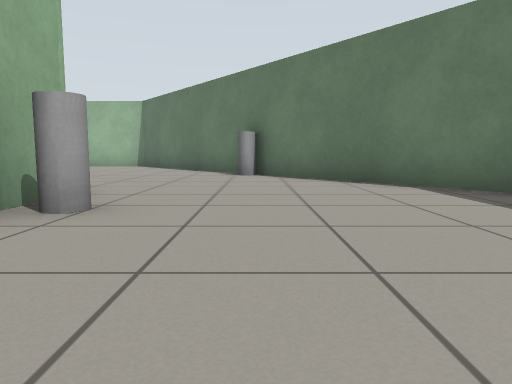
View 1 (above)

24 first-person views from a walk through a world built for the Gazebo simulator. The camera is 0.5 m above the floor, tilts 6° down and sees 70° across. The floor is counted in squares, 1 m on a side. Each view is taken from the middle of a square. On the plan, view 1 faces up. The plan holds only what a view shows up to about 9 squares ahead; the rest is blank.

View 2
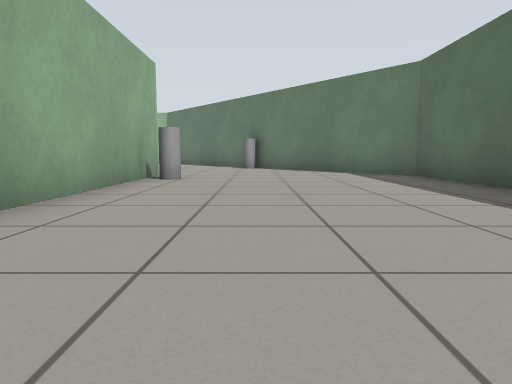

View 3
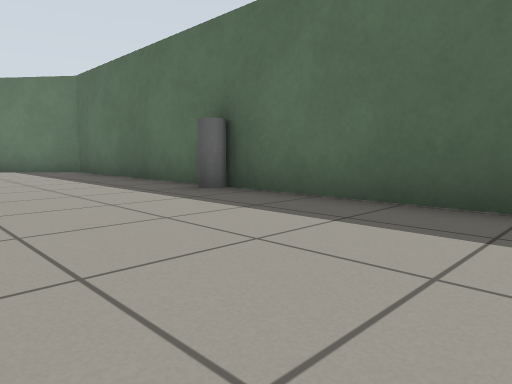

View 4
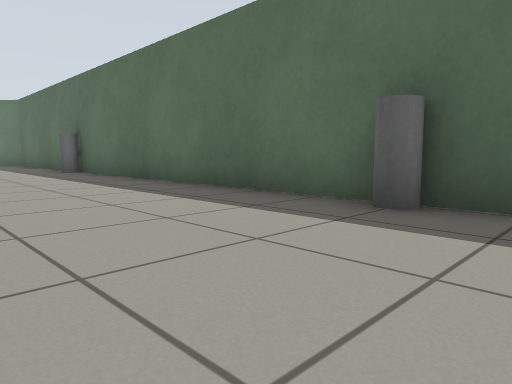

View 5
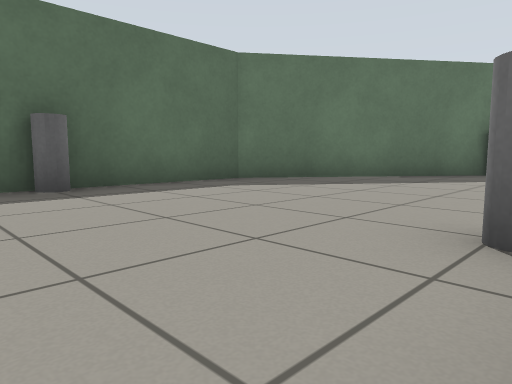

View 6
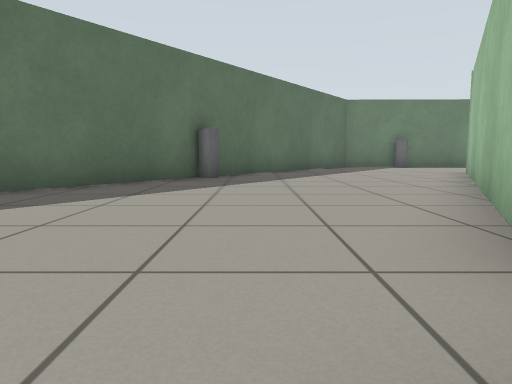

View 7
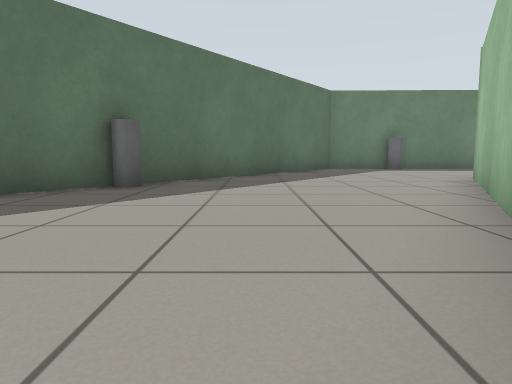

View 8
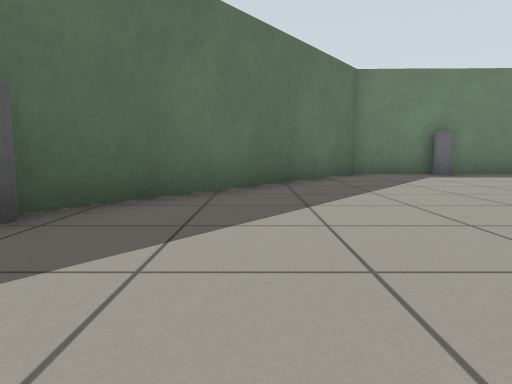

View 9
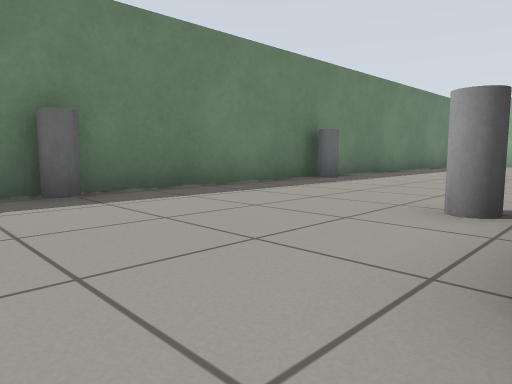

View 10
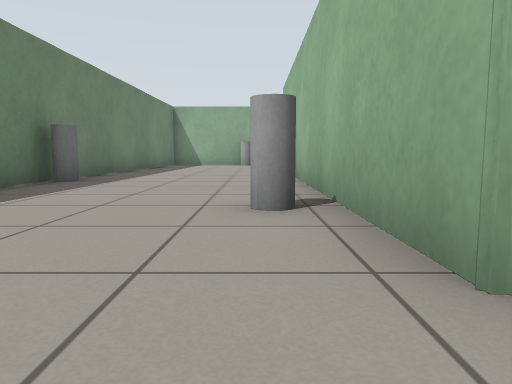

View 11
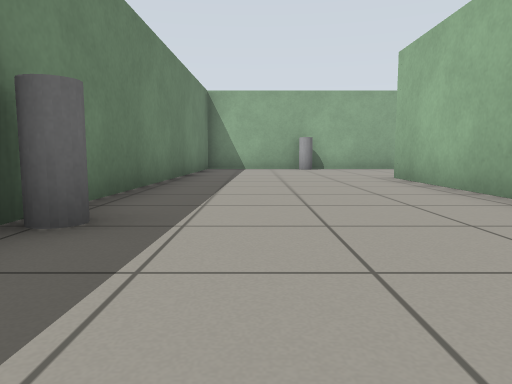

View 12
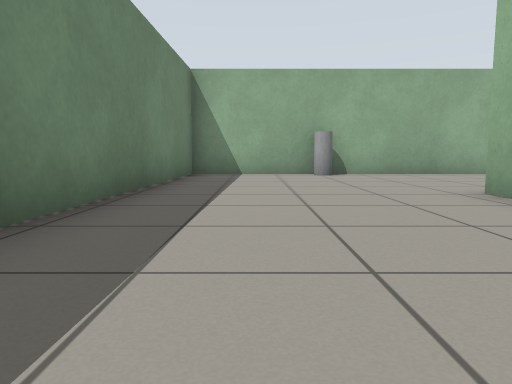

View 13
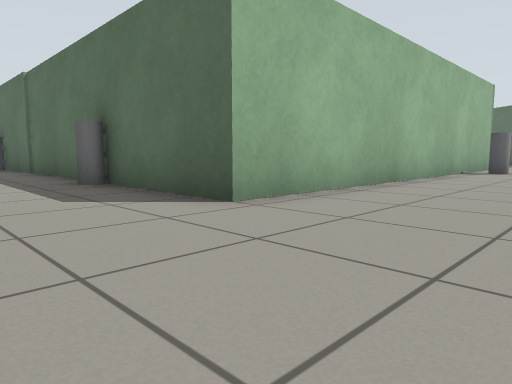

View 14
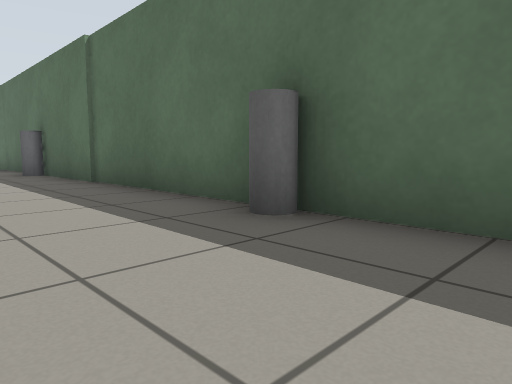

View 15
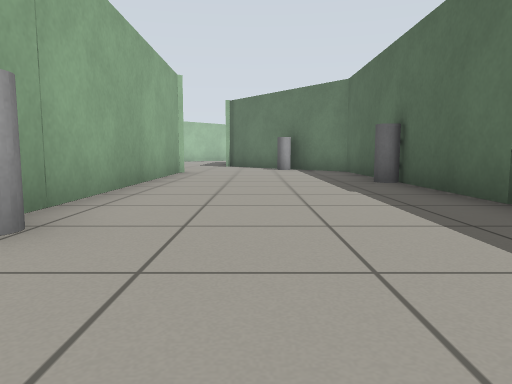

View 16
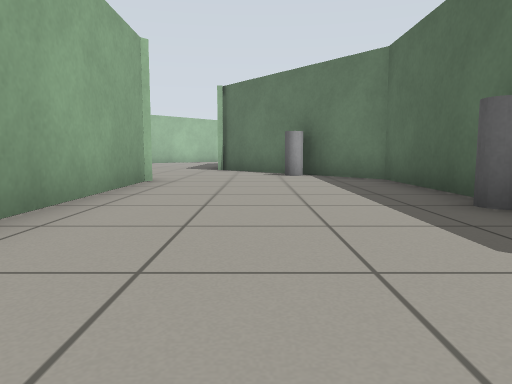

View 17
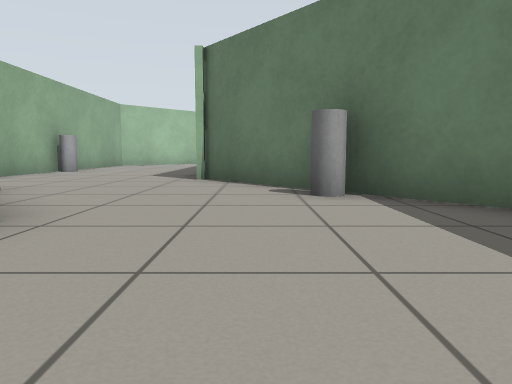

View 18
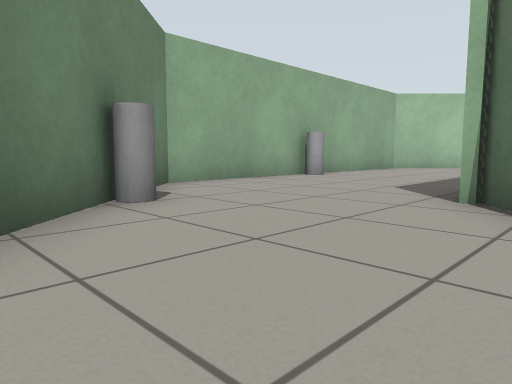

View 19
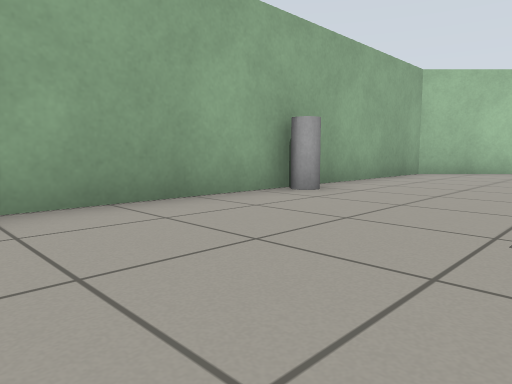

View 20
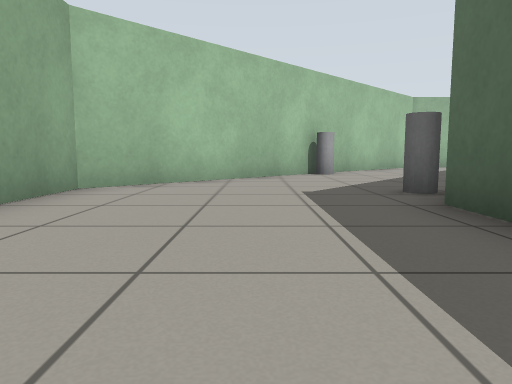

View 21
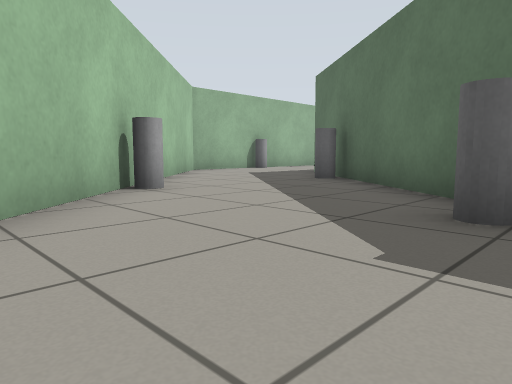

View 22
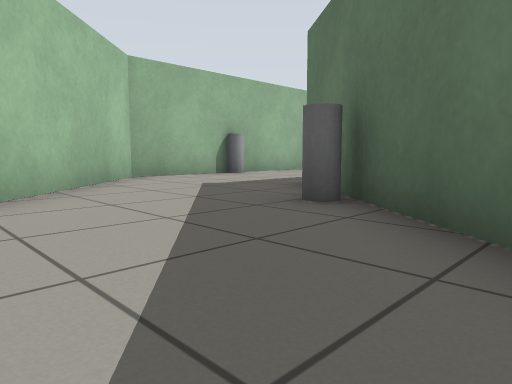

View 23
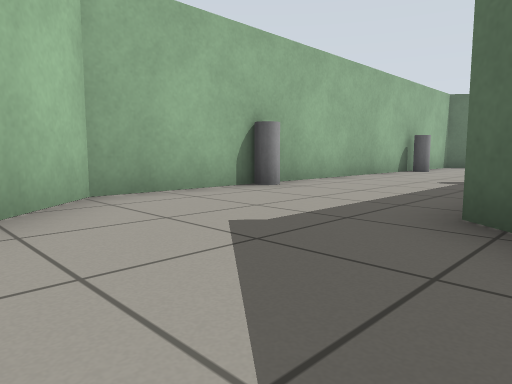

View 24
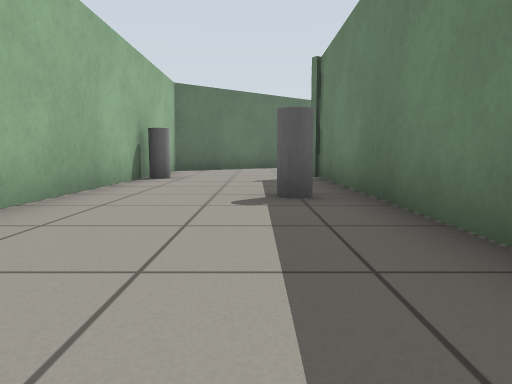

### Floor plan
Points are (right, up) in squares from view 1. A wall is a line through its corners. A room is listed if a view was taken in it or the views show most of it. See-through windows are left out.
Room 1 (views 1, 2, 3, 4, 5, 6, 7, 8, 9, 10, 11, 12, 13, 14, 15, 16, 17, 18, 19, 20, 21, 22, 23, 24)
walls: (-2.8, -13.5) (-6.3, -20.2) (-16.5, -20.2) (-16.4, -6.1) (-20, -1.8); (-2.2, 4.5) (-2.2, -0.9); (-21, -6.3) (-20.9, -13.2); (-13.1, 10.6) (-7.1, 10.6); (-20.1, 3.5) (-20.1, 4.6); (-19.1, 5.7) (-14.9, 10.9); (-5.9, 14.3) (-16.4, 14.3) (-24.5, 6.2) (-24.5, -2.6) (-21.6, -5.6); (-20.9, -17.3) (-20.8, -20.6); (-20.8, -21.4) (-20.8, -24.6) (-4.4, -25) (3.6, -14.1) (3.6, 4.2) (0.3, 8.4)
objects: grey cylinder (-24, 1); grey cylinder (-23, -4); grey cylinder (-21, -21); grey cylinder (-21, -14); grey cylinder (-20, 6); grey cylinder (-20, 10); grey cylinder (-18, -5); grey cylinder (-17, -17); grey cylinder (-17, -10); grey cylinder (-17, 9); grey cylinder (-14, 14); grey cylinder (-12, -24); grey cylinder (-11, 12); grey cylinder (-8, -21); grey cylinder (-8, 14); grey cylinder (-6, -25); grey cylinder (-2, -11); grey cylinder (-2, 3); grey cylinder (0, -19); grey cylinder (3, -10); grey cylinder (3, -2)

Positions as (right, up) in squares from view 1, and headings:
1: (0, 0), facing up
2: (0, -4), facing up
3: (0, -6), facing up-right
4: (0, -12), facing up-right
5: (-2, -9), facing down-right
6: (-1, -11), facing down
7: (-2, -13), facing down
8: (-2, -16), facing down
9: (-5, -20), facing down-left
10: (-5, -21), facing left
11: (-9, -23), facing left
12: (-12, -23), facing left
13: (-19, -23), facing up-right
14: (-19, -19), facing up-right
15: (-19, -16), facing up
16: (-19, -13), facing up
17: (-19, -9), facing up
18: (-19, -6), facing up-left
19: (-21, -3), facing up-left
20: (-22, 1), facing up
21: (-23, 5), facing up-right
22: (-20, 7), facing up-right
23: (-18, 10), facing up-right
24: (-15, 12), facing right
